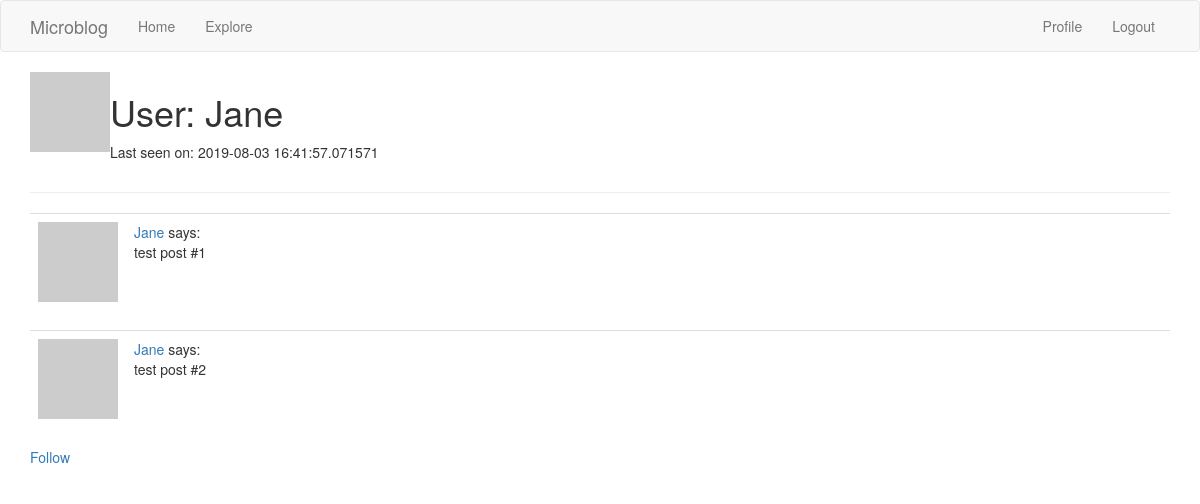
Page /user/Jane (signed in) on the committed database.
### app/models.py (models this page shows, shortened)
class User(UserMixin, db.Model):
    id = db.Column(db.Integer, primary_key=True)
    username = db.Column(db.String(64), index=True, unique=True)
    email = db.Column(db.String(120), index=True, unique=True)
    password_hash = db.Column(db.String(128))
    posts = db.relationship('Post', backref='author', lazy='dynamic')
    about_me = db.Column(db.String(140))
    last_seen = db.Column(db.DateTime, default=datetime.utcnow)
    followed = db.relationship(
        'User', secondary=followers,
        primaryjoin=(followers.c.follower_id == id),
        secondaryjoin=(followers.c.followed_id == id),
        backref=db.backref('followers', lazy='dynamic'),
        lazy='dynamic'
    )
    def avatar(self, size):
        digest = md5(self.email.lower().encode('utf-8')).hexdigest()
        return 'https://www.gravatar.com/avatar/{}?d=identicon&s={}'.format(digest, size)
    def is_following(self, user):
        return self.followed.filter(followers.c.followed_id == user.id).count() > 0

### app/routes.py (the view)
@app.route('/user/<username>')
@login_required
def user(username):
    user = models.User.query.filter_by(username=username).first_or_404()
    posts = [
        {'author': user, 'body': "test post #1"},
        {'author': user, 'body': "test post #2"}
    ]
    return render_template('user.html', user=user, posts=posts)

### app/models.py (called while the page is built)
@login.user_loader
def load_user(id):
    return User.query.get(int(id))

### app/routes.py (called while the page is built)
@app.before_request
def before_request():
    if current_user.is_authenticated:
        current_user.last_seen = datetime.utcnow()
        db.session.commit()

### app/templates/user.html (shortened to what this page needs)
{% extends "base.html" %}
{% block app_content %}
<table>
    <tr valign="top">
        <td><img src="{{ user.avatar(128) }}"></td>
        <td>
            <h1>User: {{ user.username }}</h1>
            {% if user.last_seen %}<p>Last seen on: {{ user.last_seen }}</p>{% endif %}
        </td>
    </tr>
</table>
<hr>
{% for post in posts %}
    {% include '_post.html' %}
{% endfor %}
{% if user == current_user %}
<p><a href="{{ url_for('edit_profile') }}">Edit your profile</a></p>
{% elif not current_user.is_following(user) %}
<p><a href="{{ url_for('follow', username=user.username) }}">Follow</a></p>
{% else %}
<p><a href="{{ url_for('unfollow', username=user.username) }}">Unfollow</a></p>
{% endif %}
{% endblock %}

### app/templates/_post.html
<table class="table table-hover">
    <tr>
        <td width="70px">
            <a href="{{ url_for('user', username=post.author.username) }}">
                <img src="{{ post.author.avatar(70) }}" />
            </a>
        </td>
        <td>
            <a href="{{ url_for('user', username=post.author.username) }}">
                {{ post.author.username }}
            </a>
            says:
            <br>
            {{ post.body }}
        </td>
    </tr>
</table>

### rows in the picture
User: username "Jane", last_seen "2019-08-03 16:41:57.071571", author.username "Jane" "Jane"

### other values in the picture
{{ post.body }} "test post #1" "test post #2"
